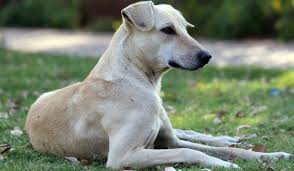
#> input picture dog.jpg, 294 x 171 px
$ jupyter execute Lab-2.ipynb
#> lines starting #> are read from the running program, lines starting #| are printed output that depends on the picture
[cell 1]
import cv2
import numpy as np
import matplotlib.pyplot as plt

# Load the image in grayscale
image_path = 'dog.jpg'  # Replace with your image path
img = cv2.imread(image_path, cv2.IMREAD_COLOR)
#> img is the input picture: shape (171, 294, 3); mean B, G, R 112.7, 130.9, 119.9

# Check if the image is loaded
if img is None:
    print("Error: Image not found. Please check the path.")
    exit()

# Function to increase brightness
def increase_brightness(image, value):
#> called with value = 50
    hsv = cv2.cvtColor(image, cv2.COLOR_BGR2HSV)  # Convert to HSV
#> hsv: shape (171, 294, 3); mean H, S, V 57.1, 56.6, 133.8
    h, s, v = cv2.split(hsv)  # Split HSV channels
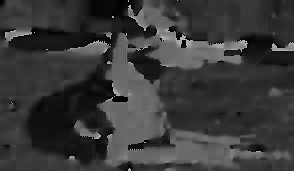
#> h: shape (171, 294); min 0, max 178, mean 57.1
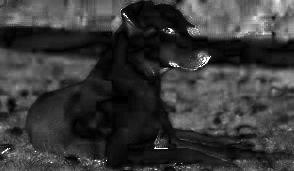
#> s: shape (171, 294); min 0, max 255, mean 56.6
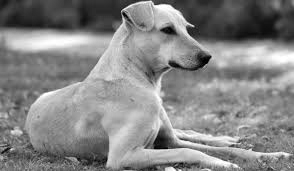
#> v: shape (171, 294); min 1, max 255, mean 133.8
    v = cv2.add(v, value)  # Increase the V (brightness) channel
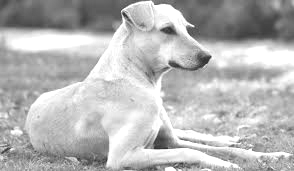
#> v: shape (171, 294); min 51, max 255, mean 182.3
    v = np.clip(v, 0, 255)  # Ensure pixel values stay in range
    bright_hsv = cv2.merge((h, s, v))  # Merge back HSV channels
#> bright_hsv: shape (171, 294, 3); mean H, S, V 57.1, 56.6, 182.3
    bright_image = cv2.cvtColor(bright_hsv, cv2.COLOR_HSV2BGR)  # Convert back to BGR
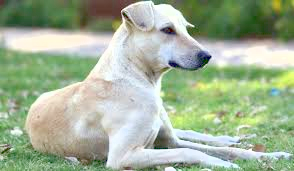
#> bright_image: shape (171, 294, 3); mean B, G, R 150.9, 178, 161.7
    return bright_image

# Function to adjust contrast using alpha-beta correction
def adjust_contrast(image, alpha, beta):
    # alpha: contrast (1.0 means no change)
    # beta: brightness adjustment (0 means no change)
#> called with alpha = 0.5, beta = 0
    return cv2.convertScaleAbs(image, alpha=alpha, beta=beta)
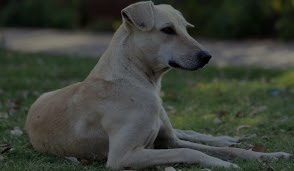
#> returned value: shape (171, 294, 3); mean of channels 0, 1, 2 56.4, 65.4, 60; drawn as B, G, R

# Increase brightness
bright_image = increase_brightness(img, value=50)

# Adjust contrast using different alpha values
contrast_low = adjust_contrast(img, alpha=0.5, beta=0)  # Decrease contrast
contrast_high = adjust_contrast(img, alpha=2.0, beta=0)  # Increase contrast
contrast_with_brightness = adjust_contrast(img, alpha=1.5, beta=50)  # Adjust both
#> call 3 of adjust_contrast, with alpha = 1.5, beta = 50
#> in adjust_contrast (call 3), `return cv2.convertScaleAbs(image, alpha=alpha, beta=beta)`:
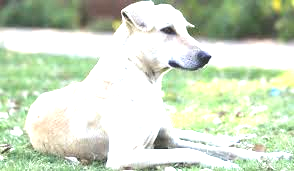
#> returned value: shape (171, 294, 3); mean of channels 0, 1, 2 196.7, 219.4, 206.8; drawn as B, G, R

# Display results
titles = [
    "Original Image",
    "Brightness Increased",
    "Low Contrast (alpha=0.5)",
    "High Contrast (alpha=2.0)",
    "High Contrast + Brightness (alpha=1.5, beta=50)"
]
images = [img, bright_image, contrast_low, contrast_high, contrast_with_brightness]

plt.figure(figsize=(16, 10))
for i, (title, image) in enumerate(zip(titles, images)):
    plt.subplot(2, 3, i + 1)
    plt.title(title)
    plt.imshow(cv2.cvtColor(image, cv2.COLOR_BGR2RGB))  # Convert BGR to RGB for display
    plt.axis('off')
#> this loop made 5 passes
#> title on passes 1 to 4: 'Original Image', 'Brightness Increased', 'Low Contrast (alpha=0.5)', 'High Contrast (alpha=2.0)'

plt.tight_layout()
plt.show()
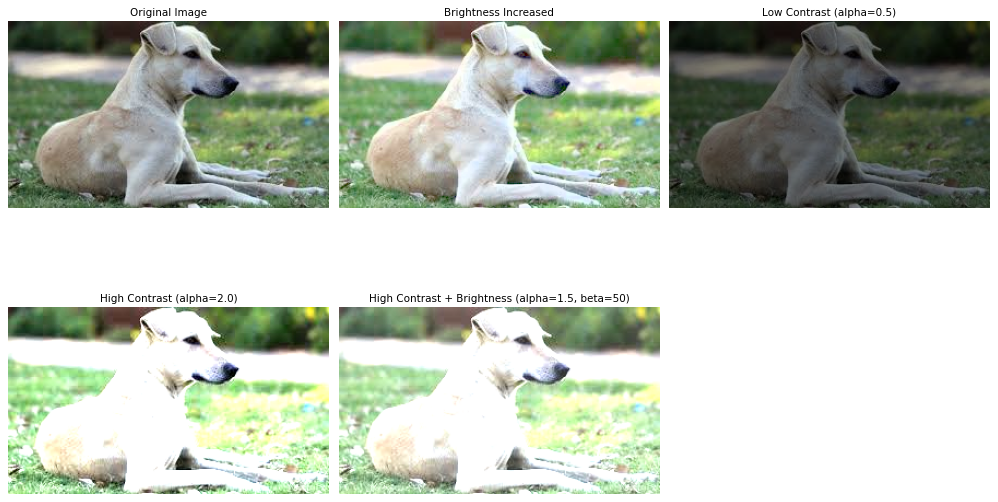
#> figure drawn by matplotlib, 5 panels

[cell 2]
# Apply a linear filter to remove noise
filtered_image = cv2.blur(img, (5, 5))

# Display the filtered image
plt.figure(figsize=(8, 6))
plt.title("Filtered Image (Linear Filter)")
plt.imshow(cv2.cvtColor(filtered_image, cv2.COLOR_BGR2RGB))  # Convert BGR to RGB for display
plt.axis('off')
plt.show()

[cell 3]
# Apply a median filter to remove noise
median_filtered_image = cv2.medianBlur(img, 5)
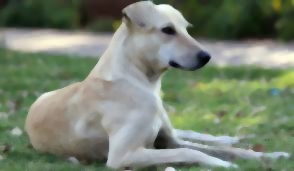
#> median_filtered_image: shape (171, 294, 3); mean B, G, R 112.5, 130.8, 119.8

# Display the median filtered image
plt.figure(figsize=(8, 6))
plt.title("Filtered Image (Median Filter)")
plt.imshow(cv2.cvtColor(median_filtered_image, cv2.COLOR_BGR2RGB))  # Convert BGR to RGB for display
plt.axis('off')
plt.show()

[cell 4]
# Apply Canny edge detection
edges = cv2.Canny(img, 100, 200)
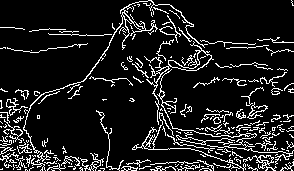
#> edges: shape (171, 294); 11.8% white in thin lines or dots

# Display the edges
plt.figure(figsize=(8, 6))
plt.title("Edges detected using Canny")
plt.imshow(edges, cmap='gray')
plt.axis('off')
plt.show()
